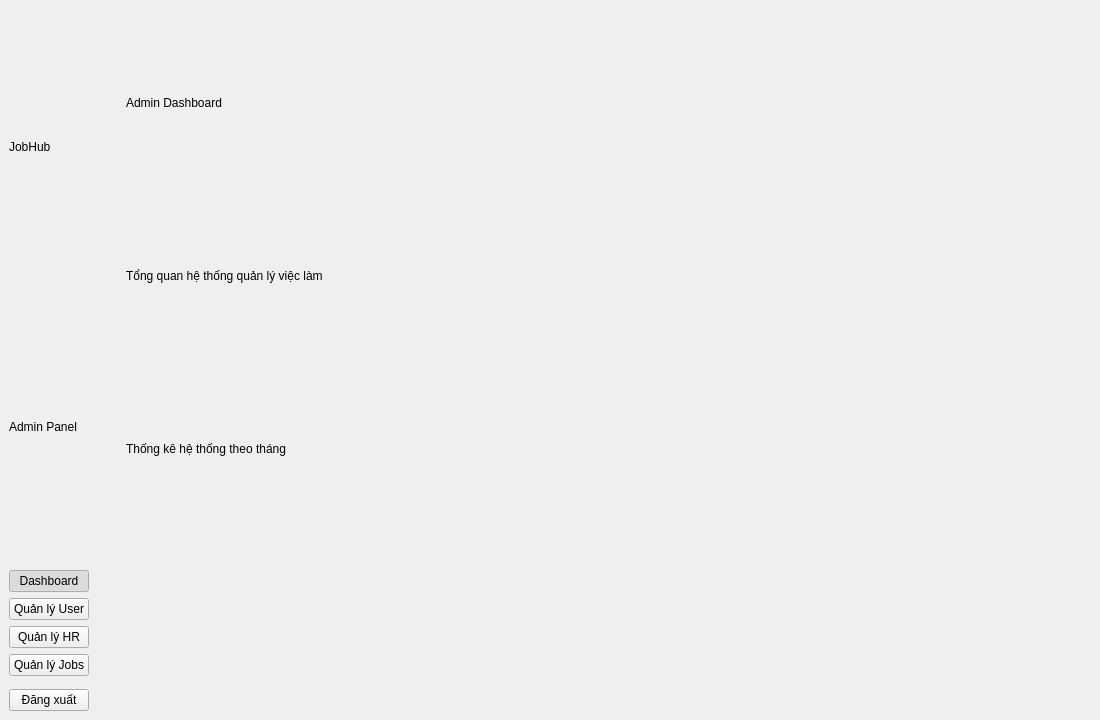
<?xml version="1.0" encoding="UTF-8"?>
<ui version="4.0">
 <class>AdminDashboard</class>
 <widget class="QMainWindow" name="AdminDashboard">
  <property name="geometry">
   <rect>
    <x>0</x>
    <y>0</y>
    <width>1100</width>
    <height>720</height>
   </rect>
  </property>
  <property name="windowTitle">
   <string>JobHub — Admin</string>
  </property>
  <widget class="QWidget" name="centralwidget">
   <layout class="QHBoxLayout" name="horizontalLayout_root">
    <property name="spacing">
     <number>0</number>
    </property>
    <property name="leftMargin">
     <number>0</number>
    </property>
    <property name="topMargin">
     <number>0</number>
    </property>
    <property name="rightMargin">
     <number>0</number>
    </property>
    <property name="bottomMargin">
     <number>0</number>
    </property>
    <item>
     <widget class="QFrame" name="sidebar">
      <property name="objectName">
       <string>sidebar</string>
      </property>
      <layout class="QVBoxLayout" name="verticalLayout_side">
       <item>
        <widget class="QLabel" name="brandTitle">
         <property name="objectName">
          <string>brandTitle</string>
         </property>
         <property name="text">
          <string>JobHub</string>
         </property>
        </widget>
       </item>
       <item>
        <widget class="QLabel" name="brandSubtitle">
         <property name="objectName">
          <string>brandSubtitle</string>
         </property>
         <property name="text">
          <string>Admin Panel</string>
         </property>
        </widget>
       </item>
       <item>
        <widget class="QPushButton" name="navDash">
         <property name="objectName">
          <string>navButton</string>
         </property>
         <property name="text">
          <string>Dashboard</string>
         </property>
         <property name="checkable">
          <bool>true</bool>
         </property>
         <property name="checked">
          <bool>true</bool>
         </property>
        </widget>
       </item>
       <item>
        <widget class="QPushButton" name="navUsers">
         <property name="objectName">
          <string>navButton</string>
         </property>
         <property name="text">
          <string>Quản lý User</string>
         </property>
         <property name="checkable">
          <bool>true</bool>
         </property>
        </widget>
       </item>
       <item>
        <widget class="QPushButton" name="navHr">
         <property name="objectName">
          <string>navButton</string>
         </property>
         <property name="text">
          <string>Quản lý HR</string>
         </property>
         <property name="checkable">
          <bool>true</bool>
         </property>
        </widget>
       </item>
       <item>
        <widget class="QPushButton" name="navJobs">
         <property name="objectName">
          <string>navButton</string>
         </property>
         <property name="text">
          <string>Quản lý Jobs</string>
         </property>
         <property name="checkable">
          <bool>true</bool>
         </property>
        </widget>
       </item>
       <item>
        <spacer name="verticalSpacer">
         <property name="orientation">
          <enum>Qt::Vertical</enum>
         </property>
        </spacer>
       </item>
       <item>
        <widget class="QPushButton" name="btnLogout">
         <property name="objectName">
          <string>logoutButton</string>
         </property>
         <property name="text">
          <string>Đăng xuất</string>
         </property>
        </widget>
       </item>
      </layout>
     </widget>
    </item>
    <item>
     <widget class="QStackedWidget" name="stackedPages">
      <widget class="QWidget" name="pageDash">
       <property name="objectName">
        <string>pageDash</string>
       </property>
       <layout class="QVBoxLayout" name="verticalLayout_dash">
        <property name="spacing">
         <number>16</number>
        </property>
        <property name="leftMargin">
         <number>28</number>
        </property>
        <property name="topMargin">
         <number>24</number>
        </property>
        <property name="rightMargin">
         <number>28</number>
        </property>
        <property name="bottomMargin">
         <number>20</number>
        </property>
        <item>
         <widget class="QLabel" name="labelDashTitle">
          <property name="objectName">
           <string>pageTitle</string>
          </property>
          <property name="text">
           <string>Admin Dashboard</string>
          </property>
         </widget>
        </item>
        <item>
         <widget class="QLabel" name="labelDashSub">
          <property name="objectName">
           <string>pageSubtitle</string>
          </property>
          <property name="text">
           <string>Tổng quan hệ thống quản lý việc làm</string>
          </property>
         </widget>
        </item>
        <item>
         <layout class="QHBoxLayout" name="horizontalLayout_cards"/>
        </item>
        <item>
         <widget class="QLabel" name="labelChartSection">
          <property name="objectName">
           <string>sectionTitle</string>
          </property>
          <property name="text">
           <string>Thống kê hệ thống theo tháng</string>
          </property>
         </widget>
        </item>
        <item>
         <widget class="QFrame" name="chartCard">
          <property name="objectName">
           <string>chartCard</string>
          </property>
          <layout class="QVBoxLayout" name="verticalLayout_chart">
           <property name="leftMargin">
            <number>8</number>
           </property>
           <property name="topMargin">
            <number>8</number>
           </property>
           <property name="rightMargin">
            <number>8</number>
           </property>
           <property name="bottomMargin">
            <number>8</number>
           </property>
           <item>
            <widget class="QWidget" name="chartHolder" native="true"/>
           </item>
          </layout>
         </widget>
        </item>
       </layout>
      </widget>
      <widget class="QWidget" name="pageUsers">
       <layout class="QVBoxLayout" name="verticalLayout_users">
        <item>
         <widget class="QLabel" name="labelUsers">
          <property name="text">
           <string>Quản lý User</string>
          </property>
         </widget>
        </item>
        <item>
         <widget class="QTableWidget" name="tableUsers">
          <column>
           <property name="text">
            <string>ID</string>
           </property>
          </column>
          <column>
           <property name="text">
            <string>Email</string>
           </property>
          </column>
          <column>
           <property name="text">
            <string>Vai trò</string>
           </property>
          </column>
         </widget>
        </item>
       </layout>
      </widget>
      <widget class="QWidget" name="pageHr">
       <layout class="QVBoxLayout" name="verticalLayout_hr">
        <item>
         <widget class="QLabel" name="labelHr">
          <property name="text">
           <string>HR chờ duyệt</string>
          </property>
         </widget>
        </item>
        <item>
         <widget class="QTableWidget" name="tableHr">
          <column>
           <property name="text">
            <string>ID</string>
           </property>
          </column>
          <column>
           <property name="text">
            <string>Email</string>
           </property>
          </column>
          <column>
           <property name="text">
            <string>Hành động</string>
           </property>
          </column>
         </widget>
        </item>
       </layout>
      </widget>
      <widget class="QWidget" name="pageJobs">
       <layout class="QVBoxLayout" name="verticalLayout_jobs">
        <item>
         <widget class="QLabel" name="labelJobs">
          <property name="text">
           <string>Jobs chờ duyệt</string>
          </property>
         </widget>
        </item>
        <item>
         <widget class="QTableWidget" name="tableJobs">
          <column>
           <property name="text">
            <string>ID</string>
           </property>
          </column>
          <column>
           <property name="text">
            <string>Tiêu đề</string>
           </property>
          </column>
          <column>
           <property name="text">
            <string>Hành động</string>
           </property>
          </column>
         </widget>
        </item>
       </layout>
      </widget>
     </widget>
    </item>
   </layout>
  </widget>
 </widget>
 <resources/>
 <connections/>
</ui>
